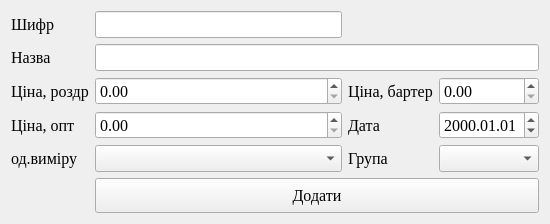
<?xml version="1.0" encoding="UTF-8"?>
<ui version="4.0">
 <class>prod_add</class>
 <widget class="QWidget" name="prod_add">
  <property name="windowModality">
   <enum>Qt::ApplicationModal</enum>
  </property>
  <property name="geometry">
   <rect>
    <x>0</x>
    <y>0</y>
    <width>550</width>
    <height>210</height>
   </rect>
  </property>
  <property name="maximumSize">
   <size>
    <width>550</width>
    <height>210</height>
   </size>
  </property>
  <property name="font">
   <font>
    <family>Times New Roman</family>
    <pointsize>12</pointsize>
   </font>
  </property>
  <property name="windowTitle">
   <string>Новий Виріб</string>
  </property>
  <layout class="QGridLayout" name="gridLayout">
   <item row="4" column="1">
    <widget class="QComboBox" name="comboBox"/>
   </item>
   <item row="0" column="1">
    <widget class="QLineEdit" name="lineEdit"/>
   </item>
   <item row="1" column="0">
    <widget class="QLabel" name="label_2">
     <property name="maximumSize">
      <size>
       <width>16777215</width>
       <height>16777215</height>
      </size>
     </property>
     <property name="text">
      <string>Назва</string>
     </property>
    </widget>
   </item>
   <item row="0" column="0">
    <widget class="QLabel" name="label">
     <property name="maximumSize">
      <size>
       <width>80</width>
       <height>16777215</height>
      </size>
     </property>
     <property name="text">
      <string>Шифр</string>
     </property>
    </widget>
   </item>
   <item row="1" column="1" colspan="3">
    <widget class="QLineEdit" name="lineEdit_2"/>
   </item>
   <item row="3" column="0">
    <widget class="QLabel" name="label_5">
     <property name="text">
      <string>Ціна, опт</string>
     </property>
    </widget>
   </item>
   <item row="2" column="0">
    <widget class="QLabel" name="label_3">
     <property name="text">
      <string>Ціна, роздр</string>
     </property>
    </widget>
   </item>
   <item row="2" column="1">
    <widget class="QDoubleSpinBox" name="doubleSpinBox">
     <property name="maximum">
      <double>999999.989999999990687</double>
     </property>
    </widget>
   </item>
   <item row="2" column="3">
    <widget class="QDoubleSpinBox" name="doubleSpinBox_2">
     <property name="maximum">
      <double>999999.989999999990687</double>
     </property>
    </widget>
   </item>
   <item row="2" column="2">
    <widget class="QLabel" name="label_4">
     <property name="maximumSize">
      <size>
       <width>90</width>
       <height>16777215</height>
      </size>
     </property>
     <property name="text">
      <string>Ціна, бартер</string>
     </property>
    </widget>
   </item>
   <item row="3" column="1">
    <widget class="QDoubleSpinBox" name="doubleSpinBox_3">
     <property name="maximum">
      <double>999999.989999999990687</double>
     </property>
    </widget>
   </item>
   <item row="3" column="2">
    <widget class="QLabel" name="label_9">
     <property name="text">
      <string>Дата</string>
     </property>
    </widget>
   </item>
   <item row="3" column="3">
    <widget class="QDateEdit" name="dateEdit">
     <property name="displayFormat">
      <string>yyyy.MM.dd</string>
     </property>
    </widget>
   </item>
   <item row="4" column="2">
    <widget class="QLabel" name="label_8">
     <property name="text">
      <string>Група</string>
     </property>
    </widget>
   </item>
   <item row="4" column="3">
    <widget class="QComboBox" name="comboBox_2"/>
   </item>
   <item row="5" column="1" colspan="3">
    <widget class="QPushButton" name="pushButton">
     <property name="minimumSize">
      <size>
       <width>0</width>
       <height>35</height>
      </size>
     </property>
     <property name="text">
      <string>Додати</string>
     </property>
    </widget>
   </item>
   <item row="4" column="0">
    <widget class="QLabel" name="label_7">
     <property name="text">
      <string>од.виміру</string>
     </property>
    </widget>
   </item>
  </layout>
 </widget>
 <tabstops>
  <tabstop>lineEdit</tabstop>
  <tabstop>lineEdit_2</tabstop>
 </tabstops>
 <resources/>
 <connections/>
</ui>
